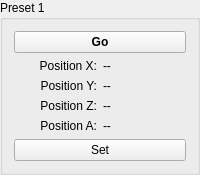
       <widget class="QGroupBox" name="group_p1">
        <property name="enabled">
         <bool>true</bool>
        </property>
        <property name="title">
         <string>Preset 1</string>
        </property>
        <layout class="QGridLayout" name="gridLayout_6">
         <item row="6" column="0">
          <layout class="QHBoxLayout" name="horizontalLayout_38">
           <item>
            <widget class="QLabel" name="label_30">
             <property name="text">
              <string>Position A:</string>
             </property>
             <property name="alignment">
              <set>Qt::AlignRight|Qt::AlignTrailing|Qt::AlignVCenter</set>
             </property>
            </widget>
           </item>
           <item>
            <widget class="QLabel" name="label_pr1_a">
             <property name="minimumSize">
              <size>
               <width>40</width>
               <height>0</height>
              </size>
             </property>
             <property name="text">
              <string>--</string>
             </property>
            </widget>
           </item>
          </layout>
         </item>
         <item row="3" column="0">
          <layout class="QHBoxLayout" name="horizontalLayout_26">
           <item>
            <widget class="QLabel" name="label_19">
             <property name="text">
              <string>Position X:</string>
             </property>
             <property name="alignment">
              <set>Qt::AlignRight|Qt::AlignTrailing|Qt::AlignVCenter</set>
             </property>
            </widget>
           </item>
           <item>
            <widget class="QLabel" name="label_pr1_x">
             <property name="minimumSize">
              <size>
               <width>40</width>
               <height>0</height>
              </size>
             </property>
             <property name="text">
              <string>--</string>
             </property>
            </widget>
           </item>
          </layout>
         </item>
         <item row="5" column="0">
          <layout class="QHBoxLayout" name="horizontalLayout_31">
           <item>
            <widget class="QLabel" name="label_29">
             <property name="text">
              <string>Position Z:</string>
             </property>
             <property name="alignment">
              <set>Qt::AlignRight|Qt::AlignTrailing|Qt::AlignVCenter</set>
             </property>
            </widget>
           </item>
           <item>
            <widget class="QLabel" name="label_pr1_z">
             <property name="minimumSize">
              <size>
               <width>40</width>
               <height>0</height>
              </size>
             </property>
             <property name="text">
              <string>--</string>
             </property>
            </widget>
           </item>
          </layout>
         </item>
         <item row="4" column="0">
          <layout class="QHBoxLayout" name="horizontalLayout_30">
           <item>
            <widget class="QLabel" name="label_27">
             <property name="text">
              <string>Position Y:</string>
             </property>
             <property name="alignment">
              <set>Qt::AlignRight|Qt::AlignTrailing|Qt::AlignVCenter</set>
             </property>
            </widget>
           </item>
           <item>
            <widget class="QLabel" name="label_pr1_y">
             <property name="minimumSize">
              <size>
               <width>40</width>
               <height>0</height>
              </size>
             </property>
             <property name="text">
              <string>--</string>
             </property>
            </widget>
           </item>
          </layout>
         </item>
         <item row="0" column="0">
          <widget class="QPushButton" name="push_pr1_go">
           <property name="sizePolicy">
            <sizepolicy hsizetype="Minimum" vsizetype="Fixed">
             <horstretch>0</horstretch>
             <verstretch>0</verstretch>
            </sizepolicy>
           </property>
           <property name="font">
            <font>
             <weight>75</weight>
             <bold>true</bold>
            </font>
           </property>
           <property name="text">
            <string>Go</string>
           </property>
          </widget>
         </item>
         <item row="7" column="0">
          <widget class="QPushButton" name="push_pr1_set">
           <property name="text">
            <string>Set</string>
           </property>
          </widget>
         </item>
        </layout>
       </widget>
